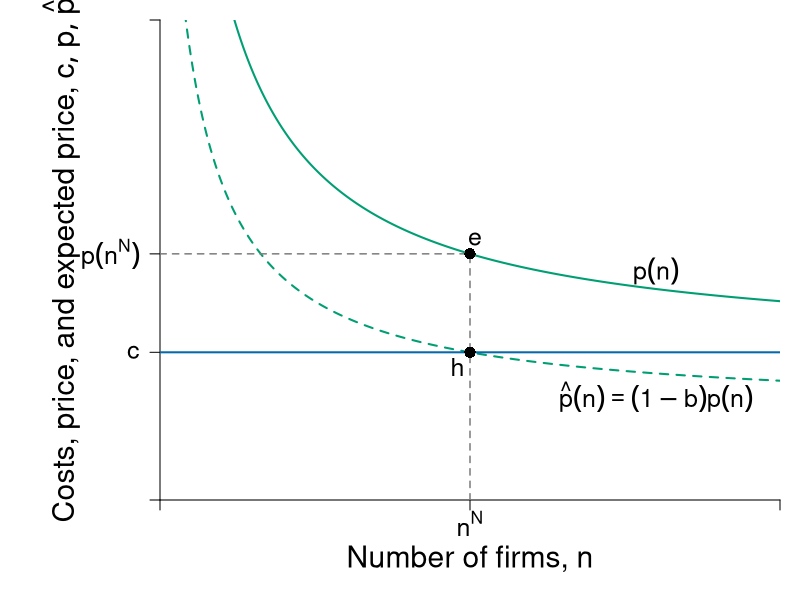

The R script that drew this image:
require(shape)
pdf(file = "competitionmarkets/long_run_n_c2.pdf", width = 9, height = 7)

#Set parameters for graphics
axislabelsize <- 1.8
labelsize <- 1.5
namesize <- 1.8
annotatesize <- 1.5
graphlinewidth <- 2
segmentlinewidth <- 1.5


COL <- c("#7fc97f", "#beaed4", "#fdc086", "#ffff99", "#386cb0", "#f0027f", "#bf5b17", "#666666")
COLA <- c("#e0f3db", "#99d8c9","#66c2a4","#41ae76", "#238b45", "#005824")
COLB <- c("#c6dbef", "#4eb3d3", "#2b8cbe", "#0868ac","#084081")
COLC <- c("#fcfbfd", "#efedf5", "#dadaeb", "#bcbddc", "#9e9ac8", "#807dba", "#6a51a3", "#54278f", "#3f007d")
grays <- gray.colors(25, start = 1, end = 0)
CBCols <- c("#009E73","#0072B2","#E69F00","#CC79A7", "#F0E442")

par(mar =  c(5, 8, 1, 1))

Profit <- function(n, pbar = 20, c = 2, beta = 0.5) {
  (pbar - c)^2 / (((n + 1)^2)*beta)
}

totaln <- function(pi, pbar = 20, c = 2, beta = 0.5){
  (pbar - c)/(sqrt(pi*beta)) - 1
}

cournotPrice <- function(n, pbar = 20, c1 = 2) {
  c1 + (1/(n+1))*(pbar - c1)
}


# Barriers to entry
# Inputs: Probability of BTE (b) and number of firms
# Outputs: Price Level at some n
bte <- function(n, b = 0.5) {
  cournotPrice(n)*(1-b)
}

nstar <- function(b, pbar = 20, c = 2){
  (pbar*(1 - b) - c) / (b*c)
}

#Levels for the barriers to entry specified here
barriers <- c(0.4, 0.5, 0.71)
costs <- c(2, 5, 10)

xlims <- c(0, 25)
ylims <- c(0, 6.5)

plot(0, 0, xlim = xlims, ylim = ylims, type = "n",
     xlab = expression(paste("")),
     ylab = expression(paste("")), 
     xaxt = "n", 
     yaxt = "n", 
     cex.lab = axislabelsize, 
     bty = "n",
     xaxs="i", 
     yaxs="i")

ticksy <- c(0, 2, cournotPrice(n = nstar(b = barriers[1]), c = costs[1]),  ylims[2])
ylabels <- c(NA, expression(c), expression(paste(p*(n^N))), NA)
ticksx <- c(0, nstar(b = barriers[1]), xlims[2])
xlabels <- c(NA, expression(paste(n^N)), NA)

axis(1, at = ticksx, pos = 0, labels = xlabels, cex.axis = labelsize)
axis(2, at = ticksy, pos = 0, labels = ylabels, las = 1, cex.axis = labelsize)

npts <- 500 
xx1 <- seq(xlims[1], xlims[2], length.out = npts)

#Lines for barrier graph
#lines(xx1, bte(n = xx1, b = barriers[3]), col = COLA[3], lty = 2, lwd = segmentlinewidth)
#lines(xx1, bte(n = xx1, b = barriers[2]), col = COLA[3], lty = 2, lwd = segmentlinewidth)
lines(xx1, bte(n = xx1, b = barriers[1]), col = CBCols[1], lty = 2, lwd = graphlinewidth)

#Price with no barriers
# No Barrier --- Green
lines(xx1, cournotPrice(xx1, c = costs[1]), col = CBCols[1], lwd = graphlinewidth) 


#Label axes
#mtext(expression(paste("Number of firms, ", n)), side=1, line = 2.5, cex = axislabelsize)
text(0.5*xlims[2], -0.8 , expression(paste("Number of firms, ", n)), xpd = TRUE, cex = axislabelsize) 
text(-4, 0.5*ylims[2], expression(paste("Costs, price, and expected price, ", list(c, p, hat(p)) )), xpd = TRUE, cex = axislabelsize, srt = 90) 

text(20, 3.1, expression(paste(p(n))), cex = labelsize)
text(20, 1.4, expression(paste(hat(p)*(n) == (1-b)*p(n) )), cex = labelsize)

#line for the marginal cost
segments(0, 2, xlims[2], 2, lty = 1, col = COLB[4] , lwd = graphlinewidth)

#segments for price and number of firms
segments(nstar(b = barriers[1]), 
         0, 
         nstar(b = barriers[1]), 
         cournotPrice(n = nstar(b = barriers[1]), c = costs[1]), 
         lty = 2, col = grays[20], lwd = segmentlinewidth)
segments(0, 
         cournotPrice(n = nstar(b = barriers[1]), c = costs[1]), 
         nstar(b = barriers[1]), 
         cournotPrice(n = nstar(b = barriers[1]), c = costs[1]), 
         lty = 2, col = grays[20], lwd = segmentlinewidth)


points(nstar(b = barriers[1]), 
       bte(n = nstar(b = barriers[1]), b = barriers[1]), 
       pch = 16, col = "black", cex = 1.5
)

text(x = nstar(b = barriers[1]) - 0.5, 
     y = bte(n = nstar(b = barriers[1]), b = barriers[1]) - 0.2, 
     expression(paste(h)), cex = labelsize) 

points(nstar(b = barriers[1], c = costs[1]),
       cournotPrice(n = nstar(b = barriers[1], c = costs[1])),
       pch = 16, col = "black", cex = 1.5
)

text(x = nstar(b = barriers[1]) + 0.2, 
     y = cournotPrice(n = nstar(b = barriers[1])) + 0.2, 
     expression(paste(e)), cex = labelsize) 


dev.off()
